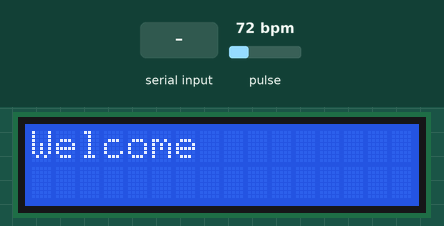
A sketch run on a simulated Arduino Uno, built with avr-gcc and run on an emulated ATmega328P. Parts: 16×2 character LCD. Inputs (shaded band) come from the test bench; at power-on: pulse 72 bpm. What the sketch prints to the serial monitor is not drawn.

Above: at 1.2 s.
1.3 s: "y" received over Serial
At 2.7 s:
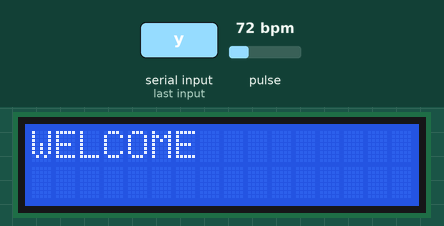
At 3.6 s:
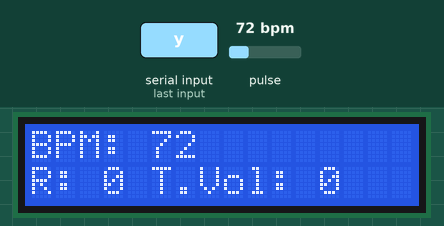
4.3 s: "n" received over Serial
At 6.8 s:
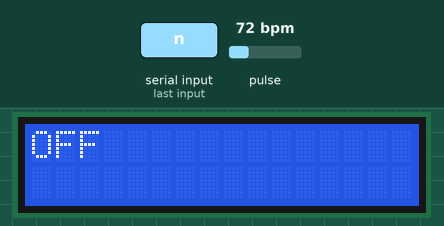
Timing chart, 0 to 8.3 s (numbered marks = the images above; inputs shaded):
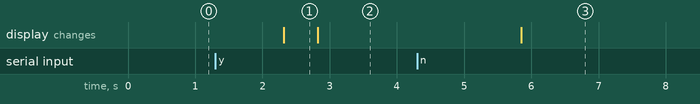

The sketch:

mechanical_Ventilator.ino
```cpp
#include <LiquidCrystal.h>
#include <SoftwareSerial.h>
#include <Stepper.h>
#define USE_ARDUINO_INTERRUPTS true    // Set-up low-level interrupts for most acurate BPM math.
#include <PulseSensorPlayground.h>     // Includes the PulseSensorPlayground Library.


//  Variables
const int PulseWire = 0;       // PulseSensor PURPLE WIRE connected to ANALOG PIN 0
const int LED13 = 13;          // The on-board Arduino LED, close to PIN 13.
int Threshold = 550;           // Determine which Signal to "count as a beat" and which to ignore.
                               // Use the "Gettting Started Project" to fine-tune Threshold Value beyond default setting.
                               // Otherwise leave the default "550" value.

//Serial Communication Port Assign
#define BT_SERIAL_RX 0
#define BT_SERIAL_TX 1


//number of steps on your motor
#define STEPS 500

//LCD pin Configuration
const int rs = 13;
const int en = 12;
const int d4 = 5;
const int d5 = 4;
const int d6 = 3;
const int d7 = 2;

// create an instance of the stepper class using the steps and pins
// create an Instace of LCD
// create an Instance of SoftwareSerial
Stepper stepper(STEPS, 8, 9, 10, 11);

LiquidCrystal lcd(rs, en, d4, d5, d6, d7);
SoftwareSerial BluetoothSerial(BT_SERIAL_RX, BT_SERIAL_TX);
PulseSensorPlayground pulseSensor;  // Creates an instance of the PulseSensorPlayground object called "pulseSensor"

int rate = 0;
String valueRead;
int tidalVolume = 0; //for adult
String switchStatus = "OFF";

void setup() {
  BluetoothSerial.begin(9600);
  Serial.begin(9600);

  stepper.setSpeed(60);


  // Configure the PulseSensor object, by assigning our variables to it.
  pulseSensor.analogInput(PulseWire);
  pulseSensor.blinkOnPulse(LED13);       //auto-magically blink Arduino's LED with heartbeat.
  pulseSensor.setThreshold(Threshold);

  // Double-check the "pulseSensor" object was created and "began" seeing a signal.
   if (pulseSensor.begin()) {
    //Serial.println("We created a pulseSensor Object !");  //This prints one time at Arduino power-up,  or on Arduino reset.
  }

  lcd.begin(16, 2);
  lcd.setCursor(0,0);
  lcd.print("Welcome");

}

void loop() {

int myBPM = pulseSensor.getBeatsPerMinute();  // Calls function on our pulseSensor object that returns BPM as an "int".
                                               // "myBPM" hold this BPM value now.
delay(20);

if(Serial.available()){
  valueRead = Serial.readString();
  Serial.print(valueRead);

  if(valueRead == "y"){
    switchStatus = "ON";
    lcd.clear();
    lcd.setCursor(0,0);
    lcd.print("WELCOME");
    delay(500);
    lcd.clear();
  }
  else if(valueRead == "n"){
    switchStatus = "OFF";
    lcd.clear();
    lcd.setCursor(0,0);
    lcd.print("OFF");
    delay(500);
  }
  else{
    //String Function to Separate Rate and tidalVolume
    String strSplit = valueRead;

    int delimiter, delimiter_1, delimiter_2;
    delimiter = strSplit.indexOf("%");
    delimiter_1 = strSplit.indexOf("%", delimiter + 1);
    delimiter_2 = strSplit.indexOf("%", delimiter_1 +1);

    String rateStr = strSplit.substring(delimiter + 1, delimiter_1);
    String volumeStr = strSplit.substring(delimiter_1 + 1, delimiter_2);

//    Serial.print("Rate: ");
//    Serial.println(rate);
//    Serial.print("Tidal Volume:");
//    Serial.println(volume);

    int rate = rateStr.toInt();
    int tidalVolume = volumeStr.toInt();

  }
}

if(switchStatus == "ON"){
  lcd.setCursor(0,0);

  if (pulseSensor.sawStartOfBeat()) {
     Serial.println(myBPM);
        lcd.setCursor(0,0);
       lcd.print("BPM: ");
       lcd.print(myBPM);
    }

  lcd.setCursor(0,1);
  lcd.print("R: ");
  lcd.print(rate);
  lcd.print(" ");

  lcd.print("T.Vol: ");
  lcd.print(tidalVolume);

  forward(rate, tidalVolume);
  delay(1000);
  backward(rate, tidalVolume);
  delay(1000);

}
else if(switchStatus == "OFF"){
  // Stop Working
  //Serial.println("Stop Working");

  }
}


void forward(int rate, int volume){
    for(int i=1; i<=20; i++){
    stepper.step(volume);
    delay(rate/4);
    }
  }

void backward(int rate, int volume){
    for(int i=1; i<=20; i++){
    stepper.step(-volume);
    delay(rate/4);
    }
  }
```

Measured:
- after the input at 1.3 s, the display: changes after 1.0 s (image 1)
- after the input at 4.3 s, the display: changes after 1.5 s (image 3)
- what the display in image 1 shows lasts 0.5 s, from 2.3 s to 2.8 s
